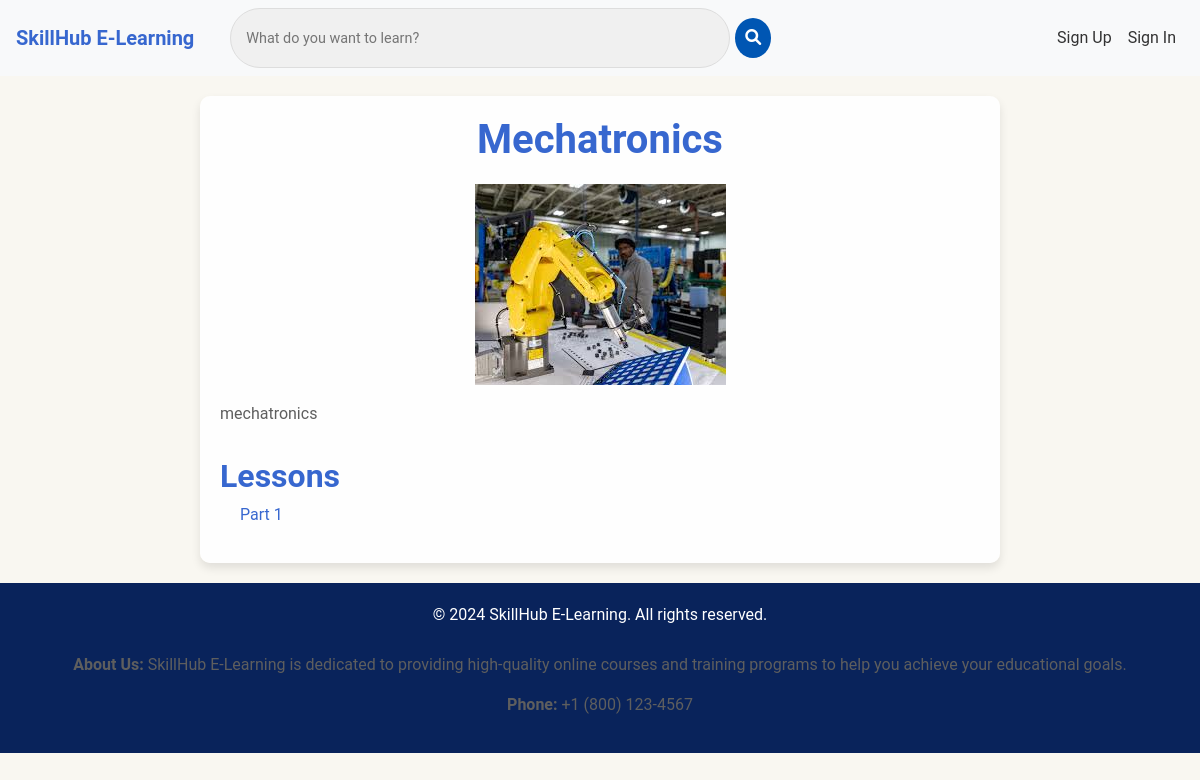
The page /courses/2/ on the database as committed earlier.
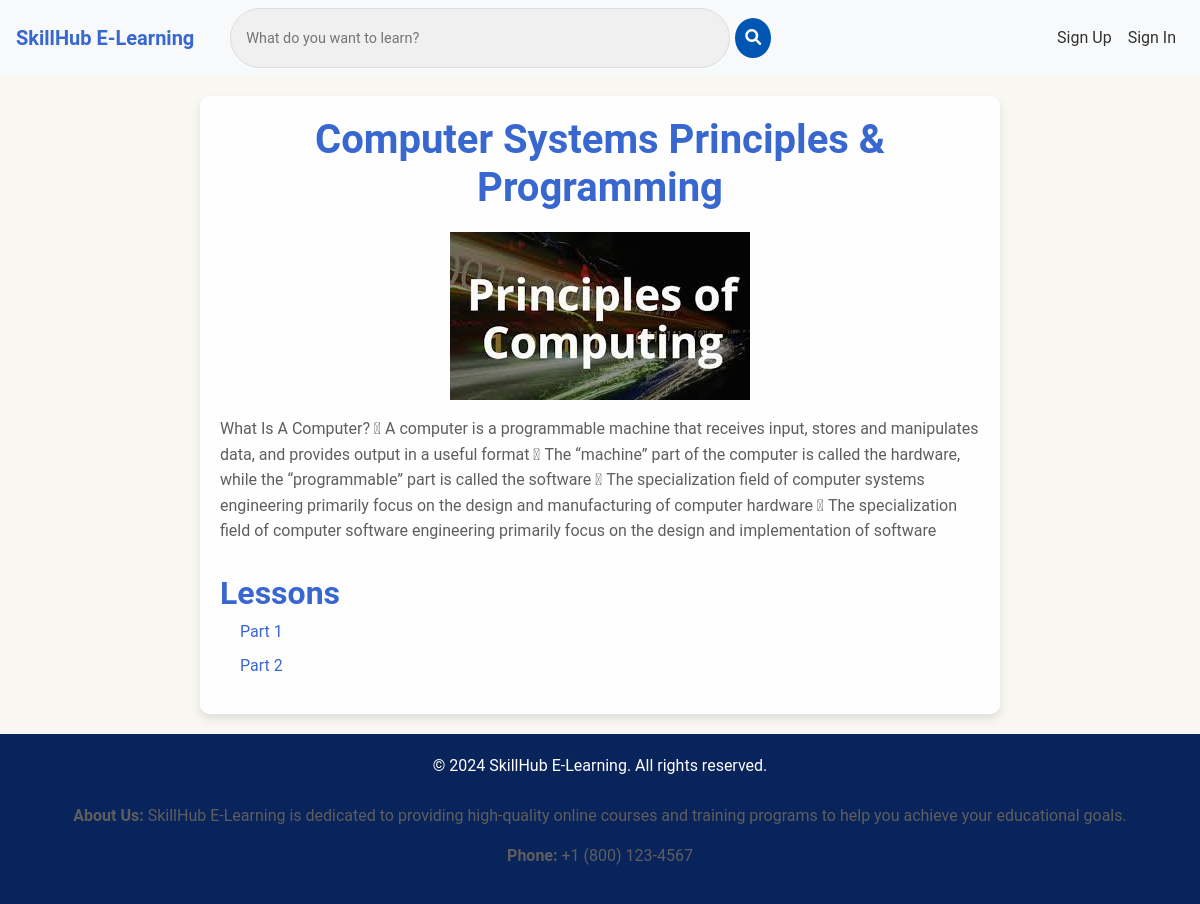
The same page on the database as committed later.
### spApp/models.py (models this page shows, shortened)
class Course(models.Model):
    title = models.CharField(max_length=255)
    description = models.TextField()
    instructor = models.ForeignKey(User, on_delete=models.CASCADE)
    image = models.ImageField(upload_to='course_images/', null=True, blank=True)
    created_at = models.DateTimeField(auto_now_add=True)

class Lesson(models.Model):
    course = models.ForeignKey(Course, on_delete=models.CASCADE, related_name='lessons')
    title = models.CharField(max_length=200)
    content = models.TextField()
    order = models.IntegerField()
    pdf_material = models.FileField(upload_to='lesson_pdfs/', null=True, blank=True)

### spApp/views.py (the view)
# urls.py: path('courses/<int:course_id>/', views.course_detail, name='course_detail'),
def course_detail(request, course_id):
    course = get_object_or_404(Course, id=course_id)   # Get the course by it's id or return 404 if not found
    lessons = Lesson.objects.filter(course=course).order_by('order')    # Get all the lessons related to the course and order by the order field
    is_enrolled = False # We start assuming that the user is not enrolled.
    if request.user.is_authenticated:   # If the user is logged in, then we check if it's enrolled.
      is_enrolled = Enrollment.objects.filter(student=request.user, course=course).exists()  # This returns a boolean
    return render(request, 'course_detail.html', {'course': course, 'lessons': lessons, 'is_enrolled': is_enrolled})  # We add the variable here.

### project/templates/course_detail.html (shortened to what this page needs)
{% extends 'base.html' %}
{% block content %}
    <section class="course-detail-container">
        <h1>{{ course.title }}</h1>
        {% if course.image %}
            <img src="{{ course.image.url }}" alt="{{ course.title }}" class="img-fluid mb-3" >
        {% endif %}
        <p>{{ course.description }}</p>
        <h2>Lessons</h2>
        <ul>
        {% for lesson in lessons %}
            <li><a href="{% url 'lesson_detail' course.id lesson.id %}">{{ lesson.title }}</a></li>
        {% endfor %}
        </ul>
    </section>
{% endblock %}

Rows that differ between the two databases and show on the page:
changed Course: title "Mechatronics" → "Computer Systems Principles & Programming"; image: a different picture; description "mechatronics" → "What Is A Computer?  A computer is a programmable machine that receives input, stores and manipulates data, and provides output in a useful format  The “machine” part of the computer is called the hardware, while the “programmable” part is called the software  The specialization field of computer systems engineering primarily focus on the design and manufacturing of computer hardware  The specialization field of computer software engineering primarily focus on the design and implementation of software"
added Lesson: title "Part 2"
